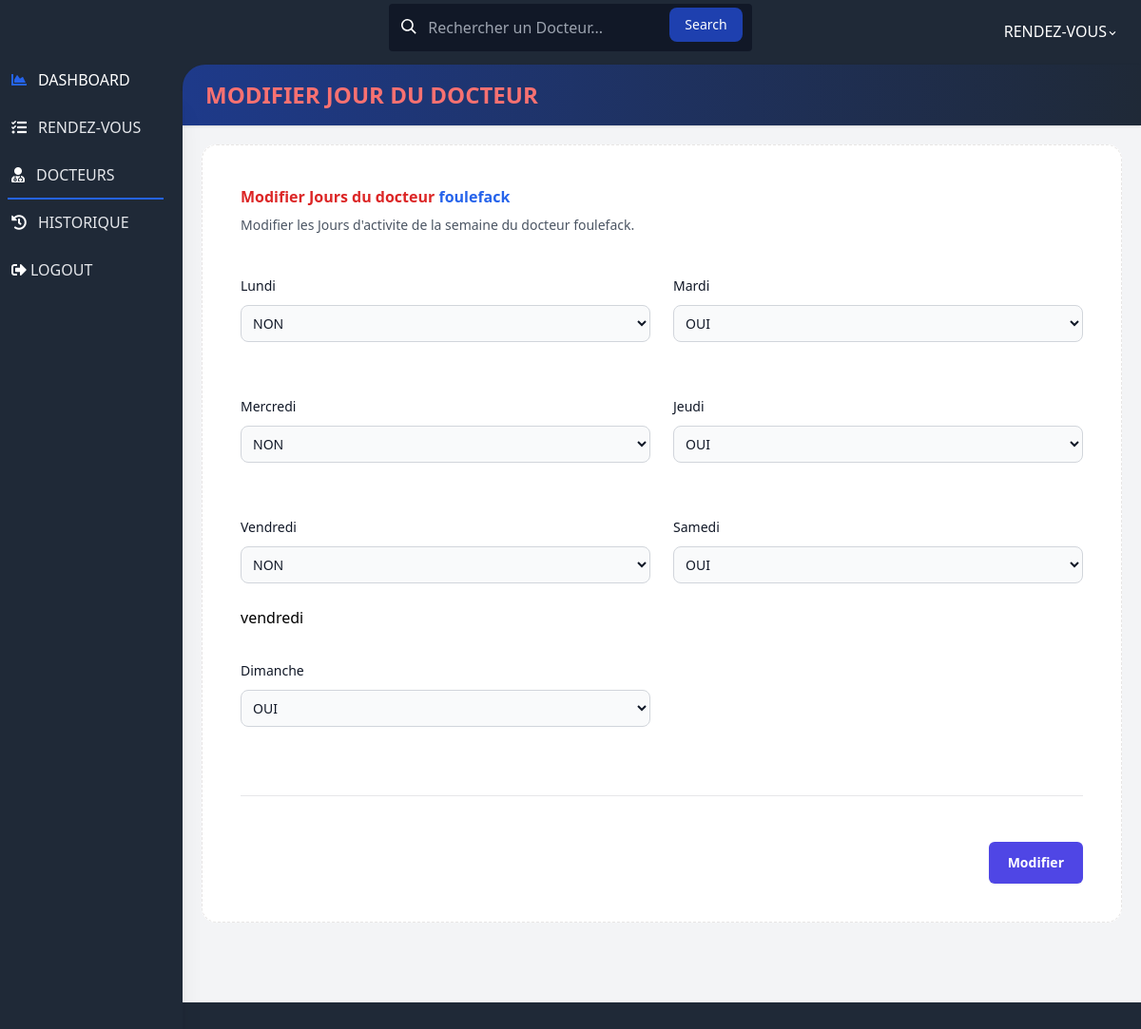
Page /rendezvous/modifier.php?doc=foulefack (signed in) on the committed database.
### tables this page shows
CREATE TABLE `dispo` (
  `id` int(11) NOT NULL,
  `doc_name` varchar(30) NOT NULL,
  `lundi` int(11) NOT NULL,
  `mardi` int(11) NOT NULL,
  `mercredi` int(11) NOT NULL,
  `jeudi` int(11) NOT NULL,
  `vendredi` int(11) NOT NULL,
  `samedi` int(11) NOT NULL,
  `dimanche` int(11) NOT NULL
);

### rendezvous/modifier.php (the view, shortened to what this page needs)
<?php
include './../conn.php';
$nom = $_GET['doc'];
$sql_doc = "select * from docteurs where nom = '$nom'";
$result_doc = mysqli_query($conn, $sql_doc);
$doct = mysqli_fetch_assoc($result_doc);
$doc_id = $doct['id'];
$sql_dispo = "select * from dispo where doc_name = '$nom'";
$result = mysqli_query($conn, $sql_dispo);
$dispo = mysqli_fetch_assoc($result);
?>
<!DOCTYPE html>
<html lang="en">
<head>
    <link rel="stylesheet" href="https://use.fontawesome.com/releases/v5.3.1/css/all.css">
    <link rel="stylesheet" href="https://unpkg.com/tailwindcss@2.2.19/dist/tailwind.min.css"/>
    <script src="https://cdn.tailwindcss.com"></script>
</head>
<body class="bg-gray-800 font-sans leading-normal tracking-normal mt-12">
<header>
    <nav aria-label="menu nav" class="bg-gray-800 pt-2 md:pt-1 pb-1 px-1 mt-0 h-auto fixed w-full z-20 top-0">
        <div class="flex flex-wrap items-center">
            <div class="flex flex-1 md:w-1/3 justify-center md:justify-start text-white px-2">
                <span class="relative w-full">
                    <form action="search.php" method="post">
                        <input aria-label="search" name="word" type="search" id="search" placeholder="Rechercher un Docteur..." class="w-full bg-gray-900 text-white transition border border-transparent focus:outline-none focus:border-gray-400 rounded py-3 px-2 pl-10 appearance-none leading-normal">
                        <button type="submit" class="text-white absolute end-2.5 bottom-2.5 bg-blue-800 hover:bg-blue-700 focus:ring-4 focus:outline-none focus:ring-blue-300 font-medium rounded-lg text-sm px-4 py-2 dark:bg-blue-600 dark:hover:bg-blue-700 dark:focus:ring-blue-800">Search</button>
                    </form>
                    <div class="absolute search-icon" style="top: 1rem; left: .8rem;">
                        <svg class="fill-current pointer-events-none text-white w-4 h-4" xmlns="http://www.w3.org/2000/svg" viewBox="0 0 20 20">
                            <path d="M12.9 14.32a8 8 0 1 1 1.41-1.41l5.35 5.33-1.42 1.42-5.33-5.34zM8 14A6 6 0 1 0 8 2a6 6 0 0 0 0 12z"></path>
                        </svg>
                    </div>
                </span>
            </div>
            <div class="flex w-full pt-2 content-center justify-between md:w-1/3 md:justify-end">
                <ul class="list-reset flex justify-between flex-1 md:flex-none items-center">
                    <li class="flex-1 md:flex-none md:mr-3">
                        <div class="relative inline-block">
                            <button onclick="toggleDD('myDropdown')" class="drop-button text-white py-2 px-2"> <span class="pr-2"><i class="em em-robot_face"></i></span> RENDEZ-VOUS<svg class="h-3 fill-current inline" xmlns="http://www.w3.org/2000/svg" viewBox="0 0 20 20">
                                <path d="M9.293 12.95l.707.707L15.657 8l-1.414-1.414L10 10.828 5.757 6.586 4.343 8z" /></svg></button>
                        </div>
                    </li>
                </ul>
            </div>
        </div>
    </nav>
</header>
<main>
    <div class="flex flex-col md:flex-row">
        <nav aria-label="alternative nav">
            <div class="bg-gray-800 shadow-xl h-20 fixed bottom-0 mt-12 md:relative md:h-screen z-10 w-full md:w-48 content-center">
                <div class="md:mt-12 md:w-48 md:fixed md:left-0 md:top-0 content-center md:content-start text-left justify-between">
                    <ul class="list-reset flex flex-row md:flex-col pt-3 md:py-3 px-1 md:px-2 text-center md:text-left">
                        <li class="mr-3 flex-1">
                            <a href="./" class="block py-1 md:py-3 pl-1 align-middle text-white no-underline hover:text-white border-b-2 border-gray-800  hover:border-blue-500">
                                <i class="fas fa-chart-area pr-0 md:pr-3 text-blue-600"></i><span class="pb-1 md:pb-0 text-xs md:text-base text-white md:text-white block md:inline-block">DASHBOARD</span>
                            </a>
                        </li>
                        <li class="mr-3 flex-1">
                            <a href="./rendezvous.php" class="block py-1 md:py-3 pl-1 align-middle text-white no-underline hover:text-white border-b-2 border-gray-800 hover:border-pink-500">
                                <i class="fas fa-tasks pr-0 md:pr-3"></i><span class="pb-1 md:pb-0 text-xs md:text-base text-gray-400 md:text-gray-200 block md:inline-block">RENDEZ-VOUS</span>
                            </a>
                        </li>
                        <li class="mr-3 flex-1">
                            <a href="./docteurs.php" class="block py-1 md:py-3 pl-1 align-middle text-white no-underline hover:text-white border-b-2 border-blue-600">
                                <i class="fas fa-user-md fa-inverse pr-0 md:pr-3"></i><span class="pb-1 md:pb-0 text-xs md:text-base text-gray-400 md:text-gray-200 block md:inline-block">DOCTEURS</span>
                            </a>
                        </li>
                        <li class="mr-3 flex-1">
                            <a href="./historique.php" class="block py-1 md:py-3 pl-1 align-middle text-white no-underline hover:text-white border-b-2 border-gray-800 hover:border-yellow-500">
                                <i class="fas fa-history fa-inverse pr-0 md:pr-3"></i><span class="pb-1 md:pb-0 text-xs md:text-base text-gray-400 md:text-gray-200 block md:inline-block">HISTORIQUE</span>
                            </a>
                        </li>
                        <li class="mr-3 flex-1">
                            <a onclick="return logout();" href="./../logout.php" class="block py-1 md:py-3 pl-0 md:pl-1 align-middle text-white no-underline hover:text-white border-b-2 border-gray-800 hover:border-red-500">
                                <i class="fas fa-sign-out-alt fa-fw pr-0 md:pr-3"></i><span class="pb-1 md:pb-0 text-xs md:text-base text-gray-400 md:text-gray-200 block md:inline-block">LOGOUT</span>
                            </a>
                        </li>
                    </ul>
                </div>
            </div>
        </nav>
        <section class="w-full">
            <div id="main" class="main-content w-full flex-1 bg-gray-100 mt-12 md:mt-2 pb-24 md:pb-5">
                <div class="bg-gray-800 pt-3">
                    <div class="rounded-tl-3xl bg-gradient-to-r from-blue-900 to-gray-800 p-4 shadow text-2xl text-white">
                        <h1 class="font-bold text-red-400 pl-2">MODIFIER JOUR DU DOCTEUR</h1>
                    </div>
                </div>
                <div class="flex flex-wrap -mx-3 mb-5">
                    <div class="w-full max-w-full px-3 mb-6  mx-auto">
                        <div class="relative flex-[1_auto] flex flex-col break-words min-w-0 bg-clip-border rounded-[.95rem] bg-white m-5">
                        <div class="relative flex flex-col min-w-0 break-words border border-dashed bg-clip-border rounded-2xl border-stone-200 bg-light/30">
                            <form name="modifier" method="POST" action="modify.php?doc=<?=$nom;?>">
                            <div class="space-y-12 p-10">
                                <div class="border-b border-gray-900/10 pb-12">
                                <h2 class="text-base font-semibold leading-7 text-red-600">Modifier Jours du docteur <a class="text-blue-600" href="docteur.php?id=<?=$doc_id?>"><?=$nom?></a></h2>
                                <p class="mt-1 text-sm leading-6 text-gray-600">Modifier les Jours d'activite de la semaine du docteur <?=$nom?>.</p>
                                <div class="mt-10 grid grid-cols-1 gap-x-6 gap-y-8 sm:grid-cols-6">
                                    <div class="sm:col-span-3">
                                    <label for="lundi" class="block text-sm font-medium leading-6 text-gray-900">Lundi</label>
                                    <div class="mt-2">
                                        <select name="lundi" id="small" class="w-full ml-auto mr-auto p-2 mb-6 text-sm text-gray-900 border border-gray-300 rounded-lg bg-gray-50 focus:ring-blue-500 focus:border-blue-500 dark:bg-gray-700 dark:border-gray-600 dark:placeholder-gray-400 dark:text-white dark:focus:ring-blue-500 dark:focus:border-blue-500">
                                            <option <?php if($dispo['lundi']== 0) echo'selected'; else echo'';?> value="0">NON</option>
                                        </select>
                                    </div>
                                    </div>
                                    <div class="sm:col-span-3">
                                    <label for="mardi" class="block text-sm font-medium leading-6 text-gray-900">Mardi</label>
                                    <div class="mt-2">
                                        <select name="mardi" id="small" class="w-full ml-auto mr-auto p-2 mb-6 text-sm text-gray-900 border border-gray-300 rounded-lg bg-gray-50 focus:ring-blue-500 focus:border-blue-500 dark:bg-gray-700 dark:border-gray-600 dark:placeholder-gray-400 dark:text-white dark:focus:ring-blue-500 dark:focus:border-blue-500">
                                            <option <?php if($dispo['mardi']== 1) echo'selected'; else echo'';?> value="1">OUI</option>
                                        </select>
                                    </div>
                                    </div>
                                    <div class="sm:col-span-3">
                                    <label for="mercredi" class="block text-sm font-medium leading-6 text-gray-900">Mercredi</label>
                                    <div class="mt-2">
                                        <select name="mercredi" id="small" class="w-full ml-auto mr-auto p-2 mb-6 text-sm text-gray-900 border border-gray-300 rounded-lg bg-gray-50 focus:ring-blue-500 focus:border-blue-500 dark:bg-gray-700 dark:border-gray-600 dark:placeholder-gray-400 dark:text-white dark:focus:ring-blue-500 dark:focus:border-blue-500">
                                            <option <?php if($dispo['mercredi']== 0) echo'selected'; else echo'';?> value="0">NON</option>
                                        </select>
                                    </div>
                                    </div>
                                    <div class="sm:col-span-3">
                                    <label for="jeudi" class="block text-sm font-medium leading-6 text-gray-900">Jeudi</label>
                                    <div class="mt-2">
                                        <select name="jeudi" id="small" class="w-full ml-auto mr-auto p-2 mb-6 text-sm text-gray-900 border border-gray-300 rounded-lg bg-gray-50 focus:ring-blue-500 focus:border-blue-500 dark:bg-gray-700 dark:border-gray-600 dark:placeholder-gray-400 dark:text-white dark:focus:ring-blue-500 dark:focus:border-blue-500">
                                            <option <?php if($dispo['jeudi']== 1) echo'selected'; else echo'';?> value="1">OUI</option>
                                        </select>
                                    </div>
                                    </div>
                                    <div class="sm:col-span-3">
                                    <label for="vendredi" class="block text-sm font-medium leading-6 text-gray-900">Vendredi</label>
                                    <div class="mt-2">
                                        <select name="vendredi" id="small" class="w-full ml-auto mr-auto p-2 mb-6 text-sm text-gray-900 border border-gray-300 rounded-lg bg-gray-50 focus:ring-blue-500 focus:border-blue-500 dark:bg-gray-700 dark:border-gray-600 dark:placeholder-gray-400 dark:text-white dark:focus:ring-blue-500 dark:focus:border-blue-500">
                                            <option <?php if($dispo['vendredi']== 0) echo'selected'; else echo'';?> value="0">NON</option>
                                        </select>vendredi
                                    </div>
                                    </div>
                                    <div class="sm:col-span-3">
                                    <label for="samedi" class="block text-sm font-medium leading-6 text-gray-900">Samedi</label>
                                    <div class="mt-2">
                                        <select name="samedi" id="small" class="w-full ml-auto mr-auto p-2 mb-6 text-sm text-gray-900 border border-gray-300 rounded-lg bg-gray-50 focus:ring-blue-500 focus:border-blue-500 dark:bg-gray-700 dark:border-gray-600 dark:placeholder-gray-400 dark:text-white dark:focus:ring-blue-500 dark:focus:border-blue-500">
                                            <option <?php if($dispo['samedi']== 1) echo'selected'; else echo'';?> value="1">OUI</option>
                                        </select>
                                    </div>
                                    </div>
                                    <div class="sm:col-span-3">
                                    <label for="dimanche" class="block text-sm font-medium leading-6 text-gray-900">Dimanche</label>
                                    <div class="mt-2">
                                        <select name="dimanche" id="small" class="w-full ml-auto mr-auto p-2 mb-6 text-sm text-gray-900 border border-gray-300 rounded-lg bg-gray-50 focus:ring-blue-500 focus:border-blue-500 dark:bg-gray-700 dark:border-gray-600 dark:placeholder-gray-400 dark:text-white dark:focus:ring-blue-500 dark:focus:border-blue-500">
                                            <option <?php if($dispo['dimanche']== 1) echo'selected'; else echo'';?> value="1">OUI</option>
                                        </select>
                                    </div>
                                    </div>
                                </div>
                            </div>
                            <div class="mt-3 flex items-center justify-end gap-x-6">
                                <button name="modifier" type="submit" class="rounded-md bg-indigo-600 px-5 py-3 text-sm font-semibold text-white shadow-sm hover:bg-indigo-500 focus-visible:outline focus-visible:outline-2 focus-visible:outline-offset-2 focus-visible:outline-indigo-600">Modifier</button>
                            </div>
                            </form>
                        </div>
                    </div>
                </div>
            </div>
        </section>
    </div>
</main>
</body>
</html>

### rows in the picture
dispo: lundi "NON", mardi "OUI", mercredi "NON", jeudi "OUI", vendredi "NON", samedi "OUI", dimanche "OUI"

### other values in the picture
$nom "foulefack"
